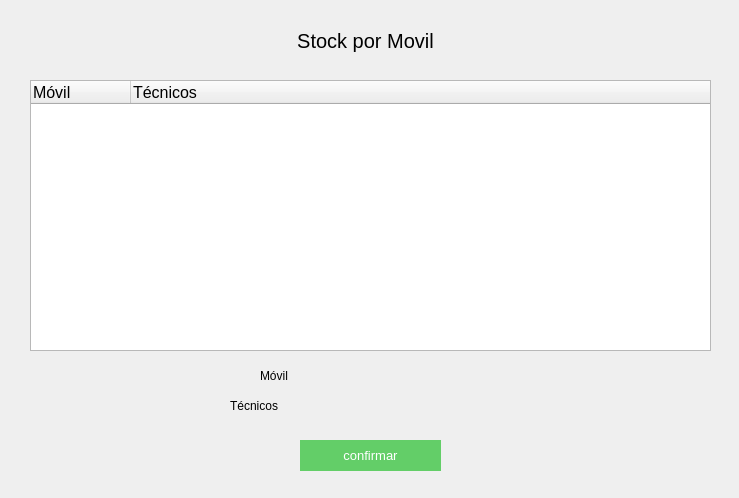
<?xml version="1.0" encoding="UTF-8"?>
<ui version="4.0">
 <class>Form</class>
 <widget class="QWidget" name="Form">
  <property name="geometry">
   <rect>
    <x>0</x>
    <y>0</y>
    <width>739</width>
    <height>498</height>
   </rect>
  </property>
  <property name="windowTitle">
   <string>Stock por Movil</string>
  </property>
  <widget class="QLabel" name="label_2">
   <property name="geometry">
    <rect>
     <x>250</x>
     <y>20</y>
     <width>231</width>
     <height>41</height>
    </rect>
   </property>
   <property name="styleSheet">
    <string notr="true">font-size:20px;
</string>
   </property>
   <property name="text">
    <string>Stock por Movil</string>
   </property>
   <property name="alignment">
    <set>Qt::AlignCenter</set>
   </property>
  </widget>
  <widget class="QTreeWidget" name="ma_tabla">
   <property name="geometry">
    <rect>
     <x>30</x>
     <y>80</y>
     <width>681</width>
     <height>271</height>
    </rect>
   </property>
   <column>
    <property name="text">
     <string>Móvil</string>
    </property>
    <property name="font">
     <font>
      <pointsize>12</pointsize>
     </font>
    </property>
   </column>
   <column>
    <property name="text">
     <string>Técnicos</string>
    </property>
    <property name="font">
     <font>
      <pointsize>12</pointsize>
     </font>
    </property>
   </column>
  </widget>
  <widget class="QPushButton" name="ma_btn_confirmar">
   <property name="geometry">
    <rect>
     <x>300</x>
     <y>440</y>
     <width>141</width>
     <height>31</height>
    </rect>
   </property>
   <property name="styleSheet">
    <string notr="true">background-color: rgb(99, 206, 104);
color:white;
font-size:10pt;
border:none;</string>
   </property>
   <property name="text">
    <string>confirmar</string>
   </property>
  </widget>
  <widget class="QLabel" name="label_4">
   <property name="geometry">
    <rect>
     <x>260</x>
     <y>360</y>
     <width>41</width>
     <height>31</height>
    </rect>
   </property>
   <property name="styleSheet">
    <string notr="true">font: 11pt &quot;MS Shell Dlg 2&quot;;
text-align:center;</string>
   </property>
   <property name="text">
    <string>Móvil</string>
   </property>
  </widget>
  <widget class="QLabel" name="label_5">
   <property name="geometry">
    <rect>
     <x>230</x>
     <y>390</y>
     <width>71</width>
     <height>31</height>
    </rect>
   </property>
   <property name="styleSheet">
    <string notr="true">font: 11pt &quot;MS Shell Dlg 2&quot;;
text-align:center;</string>
   </property>
   <property name="text">
    <string>Técnicos</string>
   </property>
  </widget>
  <widget class="QLabel" name="ma_label_1">
   <property name="geometry">
    <rect>
     <x>310</x>
     <y>360</y>
     <width>311</width>
     <height>31</height>
    </rect>
   </property>
   <property name="styleSheet">
    <string notr="true">font: 11pt &quot;MS Shell Dlg 2&quot;;
text-align:center;</string>
   </property>
   <property name="text">
    <string/>
   </property>
  </widget>
  <widget class="QLabel" name="ma_label_2">
   <property name="geometry">
    <rect>
     <x>310</x>
     <y>390</y>
     <width>311</width>
     <height>31</height>
    </rect>
   </property>
   <property name="styleSheet">
    <string notr="true">font: 11pt &quot;MS Shell Dlg 2&quot;;
text-align:center;</string>
   </property>
   <property name="text">
    <string/>
   </property>
  </widget>
 </widget>
 <tabstops>
  <tabstop>ma_tabla</tabstop>
 </tabstops>
 <resources/>
 <connections/>
</ui>
